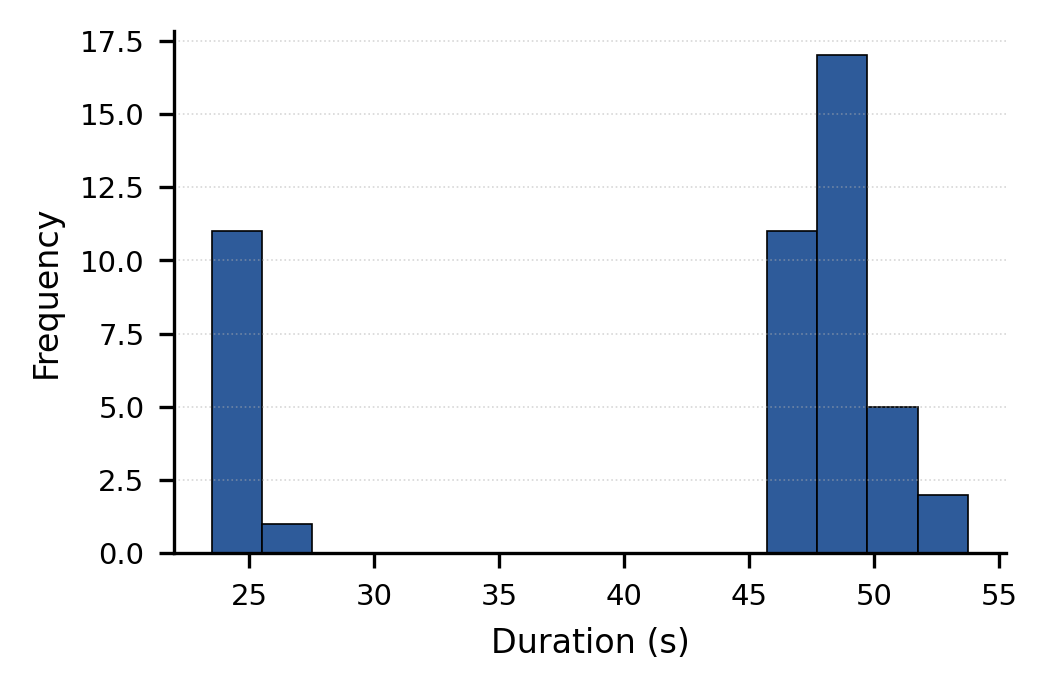

Write Python code to recreate this figure.
"""
Fig. 6 — AI image-edit duration distribution.
Reads: benchmarks/ai_*.csv (successful requests only)
Output: figures/fig6_ai_duration.png
"""
import csv
import glob
import os
import matplotlib.pyplot as plt

# Use the cleanest AI run — hardcode the file if you prefer
path = "benchmarks/ai_2026-10-10T00-54-19-520Z.csv"
if not os.path.exists(path):
    path = sorted(glob.glob("benchmarks/ai_*.csv"), key=os.path.getmtime)[-1]
print(f"Using {path}")

durations = []
with open(path) as f:
    for row in csv.DictReader(f):
        if row.get("success", "").lower() == "true":
            try:
                durations.append(float(row["duration_ms"]) / 1000.0)
            except (KeyError, ValueError):
                continue

print(f"Successful samples: {len(durations)}")

fig, ax = plt.subplots(figsize=(3.5, 2.4), dpi=300)
ax.hist(durations, bins=15, color="#2E5B9A", edgecolor="black", linewidth=0.4)
ax.set_xlabel("Duration (s)", fontsize=8)
ax.set_ylabel("Frequency", fontsize=8)
ax.tick_params(labelsize=7)
ax.grid(axis="y", linestyle=":", linewidth=0.4, alpha=0.5)
for spine in ("top", "right"):
    ax.spines[spine].set_visible(False)
fig.tight_layout()
fig.savefig("figures/fig6_ai_duration.png", dpi=300, bbox_inches="tight")
print("Wrote figures/fig6_ai_duration.png")
